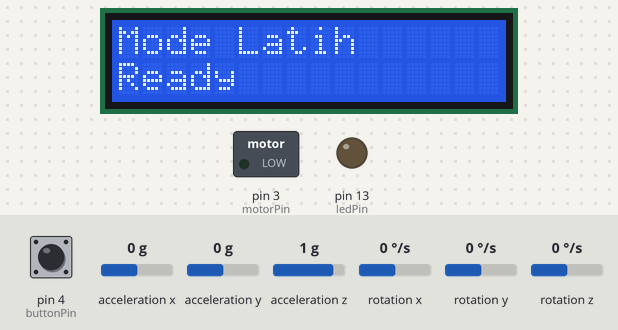
Simulated run of this sketch. Board: Arduino Uno, built with avr-gcc and run on an emulated ATmega328P. On the bench: 16×2 character LCD, switched loads named in the sketch (green lamp = pin HIGH), output pins drawn as LEDs (lit = HIGH). The inputs (shaded band) are chosen by the test bench; at power-on: acceleration x 0 g, pin 4 (buttonPin) HIGH, acceleration y 0 g, acceleration z 1 g, rotation x 0 °/s, rotation y 0 °/s, rotation z 0 °/s. What the sketch prints to the serial monitor is not drawn.

Above: at 1.2 s.
1.3 s: acceleration x set to -1.4 g
At 3.3 s:
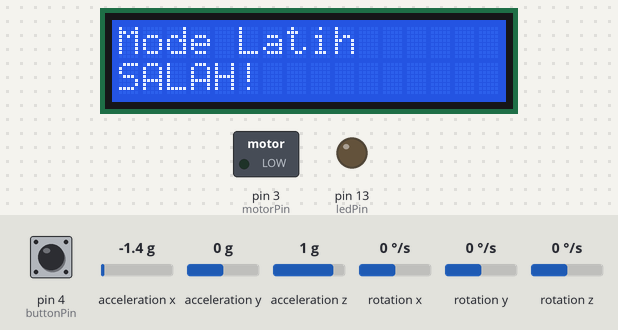
3.8 s: pin 4 (buttonPin) pulled LOW for 0.15 s
At 4.3 s:
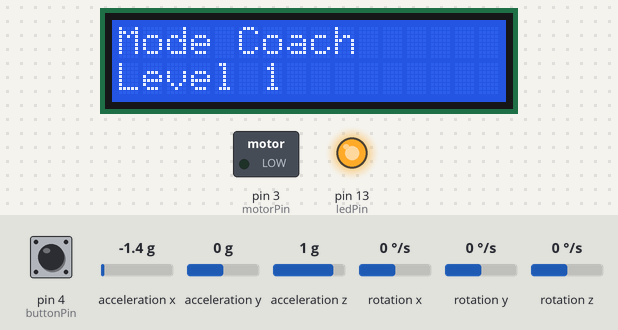
4.5 s: pin 4 (buttonPin) pulled LOW for 1 s
At 4.81 s:
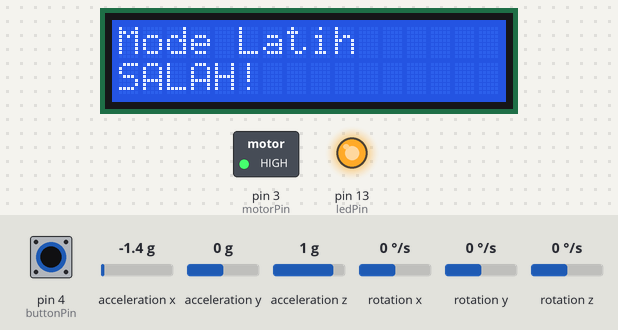
7.2 s: acceleration y set to -1.4 g
At 8.7 s:
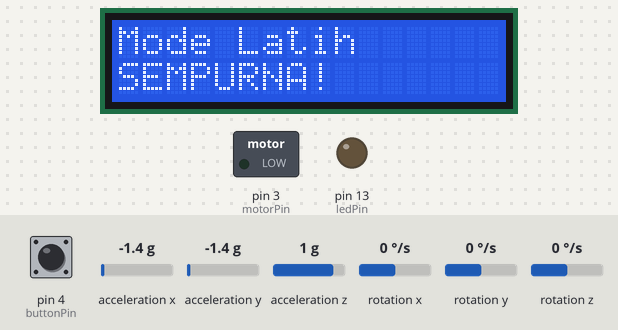
9.0 s: pin 4 (buttonPin) pulled LOW for 0.15 s
At 9.5 s:
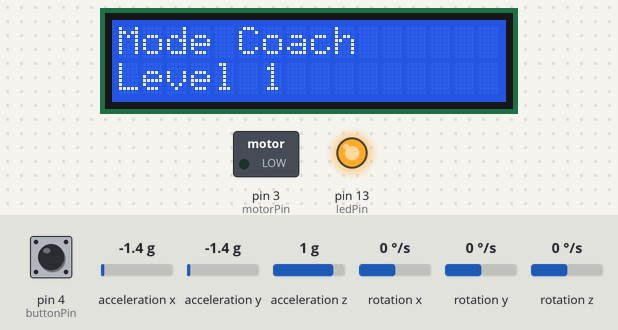
9.7 s: pin 4 (buttonPin) pulled LOW for 3.2 s
At 10.34 s:
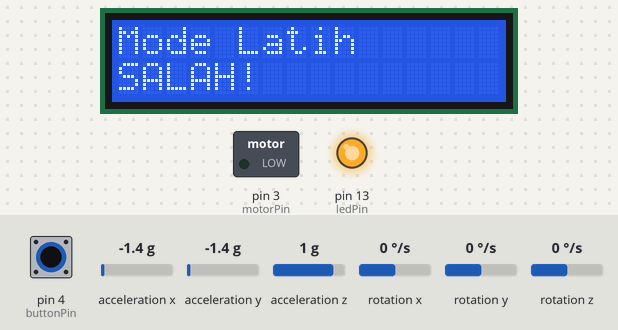
Timing chart, 0 to 12.7 s (numbered marks = the images above; inputs shaded):
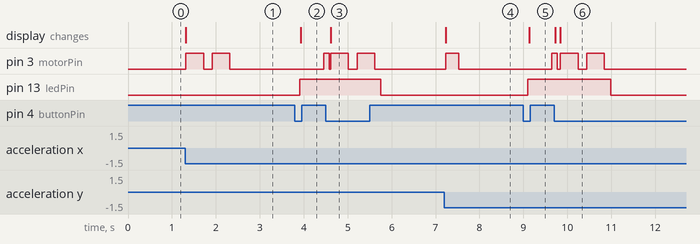

The sketch:

Arduino_Uno__IDE_.ino
```cpp
#include "I2Cdev.h"
#include "MPU6050.h"
#include "Wire.h"
#include <LiquidCrystal_I2C.h>

// ================= KONFIGURASI PENGGUA =================
const int motorPin  = 3;
const int buttonPin = 4;
const int ledPin    = 13;

// ================= SENSITIVITAS (Threshold) =================
const long impactThreshold = 8000;
const int  armThreshold    = 10000;
const int  targetInterval  = 3000;
const int  tolerance       = 1000;

// ================= COACH SEQUENCE =================
const uint8_t PHRASES_PER_LEVEL = 1;

enum HapticType : uint8_t {
  HAPTIC_NONE = 0,
  HAPTIC_PULSE,
  HAPTIC_LONG,
  HAPTIC_DOUBLE
};

enum HapticState : uint8_t {
  HS_IDLE = 0,
  HS_ON1,
  HS_GAP,
  HS_ON2,
  HS_DONE
};

// ================= LEVEL CONFIGURATIONS =================
const uint8_t PHRASE_LEN = 8;

struct CoachLevelConfig {
  uint8_t  level;
  uint16_t bpm;
  HapticType pattern[PHRASE_LEN];
};

const CoachLevelConfig LEVEL1 = {
  1, 90,
  { HAPTIC_PULSE, HAPTIC_PULSE, HAPTIC_PULSE, HAPTIC_PULSE,
    HAPTIC_PULSE, HAPTIC_PULSE, HAPTIC_PULSE, HAPTIC_PULSE }
};

const CoachLevelConfig LEVEL2 = {
  2, 105,
  { HAPTIC_LONG,  HAPTIC_PULSE, HAPTIC_PULSE, HAPTIC_LONG,
    HAPTIC_PULSE, HAPTIC_PULSE, HAPTIC_LONG,  HAPTIC_PULSE }
};

const CoachLevelConfig LEVEL3 = {
  3, 125,
  { HAPTIC_LONG,  HAPTIC_PULSE, HAPTIC_PULSE, HAPTIC_LONG,
    HAPTIC_PULSE, HAPTIC_PULSE, HAPTIC_LONG,  HAPTIC_PULSE }
};

// ================= GLOBAL =================
uint8_t  g_level = 1;
uint16_t g_bpm = 90;
uint16_t g_beatIntervalMs = 60000UL / 90;
HapticType g_pattern[PHRASE_LEN];

uint8_t  g_seqIndex = 0;
uint8_t  g_phraseCountThisLevel = 0;
bool     g_running = true;
uint32_t g_nextBeatAt = 0;

struct {
  HapticType  type  = HAPTIC_NONE;
  HapticState state = HS_IDLE;
  uint32_t    tMark = 0;
} haptic;

// Sensor
MPU6050 mpu;
int16_t ax, ay, az;

// Latih timing
unsigned long nextBeatTime = 0;
long lastMag = 0;
unsigned long lastDetectionTime = 0;

// Mode
bool modeCoach = false;

// LED Control
unsigned long ledOnUntil = 0;
uint8_t previousLevel = 0;

// Tombol debounce (non-blocking)
bool lastButtonReading = false;
bool stableButtonState = false;
uint32_t lastDebounceAt = 0;
const uint16_t debounceMs = 50;

// ================= LCD Setup =================
LiquidCrystal_I2C lcd(0x27, 16, 2);

// ================= LCD Coach UI (IMPROVED) =================
// Target: tidak ada output haptic yang hilang
String coachLine2 = "Haptic....";
uint32_t coachLine2Until = 0;     // pesan baris 2 ditahan sampai waktu ini
bool coachStoppedLock = false;    // jika stop, jangan berubah lagi

unsigned long lastCoachRender = 0;
const unsigned long coachRenderInterval = 200; // lebih sering biar ga miss

// Durasi tampil pesan (nyaman dibaca)
const uint16_t LEVEL_SHOW_MS  = 550;  // sebelumnya 1000 -> kepanjangan
const uint16_t HAPTIC_HOLD_MS = 450;  // latch tampilan haptic supaya ga hilang
const uint16_t START_SHOW_MS  = 450;

// ================= HELPER =================
inline void motorWrite(bool on) {
  digitalWrite(motorPin, on ? HIGH : LOW);
}

void lcdPrintLine(uint8_t row, const String &text) {
  String s = text;
  if (s.length() > 16) s = s.substring(0, 16);
  while (s.length() < 16) s += " ";
  lcd.setCursor(0, row);
  lcd.print(s);
}

void setCoachLine2(const String &msg, uint16_t holdMs) {
  if (!modeCoach) return;
  if (coachStoppedLock) return;

  coachLine2 = msg;
  coachLine2Until = millis() + holdMs;
}

void renderCoachLcd() {
  if (!modeCoach) return;
  if (millis() - lastCoachRender < coachRenderInterval) return;
  lastCoachRender = millis();

  // Baris 1 FIXED
  lcdPrintLine(0, "Mode Coach");

  // Baris 2 FIXED
  lcdPrintLine(1, coachLine2);
}

// Fungsi untuk memberikan feedback getaran (MODE LATIH)
void feedbackPattern(int type) {
  if (type == 1) {
    motorWrite(true); delay(300); motorWrite(false);
  }
  else if (type == 2) {
    motorWrite(true); delay(400); motorWrite(false); delay(200);
    motorWrite(true); delay(400); motorWrite(false);
  }
  else if (type == 3) {
    for (int i = 0; i < 3; i++) {
      motorWrite(true); delay(150); motorWrite(false); delay(100);
    }
  }
}

void loadCoachLevel(uint8_t level) {
  const CoachLevelConfig* cfg = &LEVEL1;
  if (level == 2) cfg = &LEVEL2;
  else if (level == 3) cfg = &LEVEL3;

  g_level = cfg->level;
  g_bpm = cfg->bpm;
  g_beatIntervalMs = (uint16_t)(60000UL / (uint32_t)g_bpm);

  for (uint8_t i = 0; i < PHRASE_LEN; i++) {
    g_pattern[i] = cfg->pattern[i];
  }

  g_seqIndex = 0;
  g_phraseCountThisLevel = 0;

  // LED: nyaman dibaca
  if (g_level > previousLevel) {
    ledOnUntil = millis() + 900;
    Serial.println("Level Up! LED on.");
  }
  previousLevel = g_level;

  Serial.print("Level ");
  Serial.println(g_level);
  Serial.print("BPM: ");
  Serial.println(g_bpm);

  // ===== LCD: tampil Level X sebentar, lalu baru mulai beat =====
  if (modeCoach && !coachStoppedLock) {
    setCoachLine2("Level " + String(g_level), LEVEL_SHOW_MS);

    // tunda beat pertama sampai tulisan level selesai
    g_nextBeatAt = millis() + LEVEL_SHOW_MS;
  }
}

void stopCoach() {
  g_running = false;
  motorWrite(false);
  haptic.state = HS_IDLE;
  haptic.type  = HAPTIC_NONE;
  Serial.println("Coach stopped.");

  // Kunci LCD baris 2
  coachStoppedLock = true;
  coachLine2 = "Coach Stopped";
  coachLine2Until = 0;
}

void startCoach() {
  coachStoppedLock = false;

  // Pesan awal sebentar (biar jelas)
  setCoachLine2("Coach started", START_SHOW_MS);

  loadCoachLevel(1);

  g_running = true;
  haptic.state = HS_IDLE;
  haptic.type  = HAPTIC_NONE;
  motorWrite(false);

  Serial.println("Coach started.");
}

void startHaptic(HapticType type) {
  if (type == HAPTIC_NONE) return;
  if (coachStoppedLock) return;

  haptic.type = type;
  haptic.state = HS_ON1;
  haptic.tMark = millis();
  motorWrite(true);

  // ===== LATCH tampilan haptic supaya tidak hilang =====
  if (type == HAPTIC_PULSE) {
    Serial.println("Haptic: Pulse");
    setCoachLine2("Haptic: Pulse", HAPTIC_HOLD_MS);
  }
  else if (type == HAPTIC_LONG) {
    Serial.println("Haptic: Long");
    setCoachLine2("Haptic: Long", HAPTIC_HOLD_MS);
  }
  else if (type == HAPTIC_DOUBLE) {
    Serial.println("Haptic: Double");
    setCoachLine2("Haptic: Double", HAPTIC_HOLD_MS);
  }
}

void updateHaptic() {
  const uint32_t now = millis();

  switch (haptic.state) {
    case HS_IDLE:
      break;

    case HS_ON1: {
      uint16_t dur =
        (haptic.type == HAPTIC_PULSE)  ? 120 :
        (haptic.type == HAPTIC_LONG)   ? 300 :
        (haptic.type == HAPTIC_DOUBLE) ? 120 : 0;

      if ((uint32_t)(now - haptic.tMark) >= dur) {
        motorWrite(false);
        if (haptic.type == HAPTIC_DOUBLE) {
          haptic.state = HS_GAP;
          haptic.tMark = now;
        } else {
          haptic.state = HS_DONE;
        }
      }
    } break;

    case HS_GAP:
      if ((uint32_t)(now - haptic.tMark) >= 60) {
        haptic.state = HS_ON2;
        haptic.tMark = now;
        motorWrite(true);
      }
      break;

    case HS_ON2:
      if ((uint32_t)(now - haptic.tMark) >= 120) {
        motorWrite(false);
        haptic.state = HS_DONE;
      }
      break;

    case HS_DONE:
      haptic.state = HS_IDLE;
      haptic.type  = HAPTIC_NONE;
      break;
  }
}

void coachTick() {
  if (!g_running) return;

  const uint32_t now = millis();

  if ((int32_t)(now - g_nextBeatAt) >= 0) {
    if (g_level == 3 && g_seqIndex == 0) startHaptic(HAPTIC_DOUBLE);
    else startHaptic(g_pattern[g_seqIndex]);

    g_seqIndex++;

    if (g_seqIndex >= PHRASE_LEN) {
      g_seqIndex = 0;
      g_phraseCountThisLevel++;

      if (g_phraseCountThisLevel >= PHRASES_PER_LEVEL) {
        if (g_level < 3) {
          loadCoachLevel(g_level + 1);
        } else {
          stopCoach();
          return;
        }
      }
    }

    g_nextBeatAt += (uint32_t)g_beatIntervalMs;
  }
}

// Saat masuk Latih
void startLatih() {
  stopCoach();
  motorWrite(false);
  haptic.state = HS_IDLE;
  haptic.type  = HAPTIC_NONE;

  nextBeatTime = millis() + targetInterval;

  lastMag = 0;
  lastDetectionTime = 0;

  Serial.println("Latih started.");
}

bool readButtonPressedEvent() {
  bool reading = (digitalRead(buttonPin) == LOW);
  uint32_t now = millis();

  if (reading != lastButtonReading) {
    lastDebounceAt = now;
    lastButtonReading = reading;
  }

  if ((uint32_t)(now - lastDebounceAt) > debounceMs) {
    if (stableButtonState != reading) {
      stableButtonState = reading;
      if (stableButtonState == true) return true;
    }
  }
  return false;
}

void setup() {
  Serial.begin(9600);
  pinMode(motorPin, OUTPUT);
  pinMode(buttonPin, INPUT_PULLUP);
  pinMode(ledPin, OUTPUT);

  motorWrite(false);
  digitalWrite(ledPin, LOW);

  Wire.begin();
  mpu.initialize();

  lcd.begin(16, 2);
  lcd.backlight();

  lcd.clear();
  lcdPrintLine(0, "Mode Latih");
  lcdPrintLine(1, "Ready");
  Serial.println("Mode Latih");

  startLatih();
}

void loop() {
  // Toggle mode
  if (readButtonPressedEvent()) {
    modeCoach = !modeCoach;

    ledOnUntil = millis() + 1200;
    Serial.println("Mode Changed! LED on.");

    if (modeCoach) {
      lcd.clear();
      lcdPrintLine(0, "Mode Coach");
      lcdPrintLine(1, "Coach...");
      Serial.println("Mode Coach");

      // reset state LCD coach
      coachStoppedLock = false;
      coachLine2 = "Coach...";
      coachLine2Until = 0;

      startCoach();
    } else {
      lcd.clear();
      lcdPrintLine(0, "Mode Latih");
      lcdPrintLine(1, "Ready");
      Serial.println("Mode Latih");
      startLatih();
    }
  }

  // LED
  digitalWrite(ledPin, (millis() < ledOnUntil) ? HIGH : LOW);

  // ================= MODE COACH =================
  if (modeCoach) {
    updateHaptic();
    coachTick();

    // Kalau tidak stop: setelah hold berakhir, kembali ke Haptic....
    if (!coachStoppedLock) {
      if (coachLine2Until != 0 && (int32_t)(millis() - coachLine2Until) >= 0) {
        coachLine2Until = 0;
        coachLine2 = "Haptic....";
      }
      // Jika belum pernah diset, tetap default
      if (coachLine2.length() == 0) coachLine2 = "Haptic....";
    }

    renderCoachLcd();
    return;
  }

  // ================= MODE LATIH =================
  unsigned long currentTime = millis();
  if (nextBeatTime == 0) nextBeatTime = currentTime + targetInterval;

  mpu.getAcceleration(&ax, &ay, &az);

  long currentMag = sqrt((long)ax * ax + (long)ay * ay + (long)az * az);
  long jerk = labs(currentMag - lastMag);
  lastMag = currentMag;

  if (jerk > impactThreshold && (currentTime - lastDetectionTime > 1000)) {
    long timeDiff = (long)(currentTime - nextBeatTime);

    bool isHandMovementCorrect =
      (abs(ax) > armThreshold || abs(ay) > armThreshold || abs(az) > armThreshold);

    if (abs(timeDiff) <= tolerance && isHandMovementCorrect) {
      Serial.println("SEMPURNA! (1 Getar)");
      lcd.setCursor(0, 1);
      lcd.print("SEMPURNA!      ");
      Serial.println("SEMPURNA!");
      feedbackPattern(1);
    } else {
      Serial.println("POSISI / TIMING SALAH (2 Getar)");
      lcd.setCursor(0, 1);
      lcd.print("SALAH!         ");
      Serial.println("SALAH!");
      feedbackPattern(2);
    }

    nextBeatTime = currentTime + targetInterval;
    lastDetectionTime = currentTime;
  }

  delay(10);
}
```

Measured:
- after the input at 1.3 s, pin 3 (motorPin): alternates HIGH for 0.40 s and LOW for 0.20 s, 4 changes in all, then stays LOW, starting at once; the display: changes at once (image 1)
- after the input at 3.8 s, pin 3 (motorPin): LOW → HIGH after 0.65 s; pin 13 (ledPin): LOW → HIGH after 0.10 s; the display: changes after 0.14 s (image 2)
- after the input at 4.5 s, pin 13 (ledPin): HIGH → LOW after 1.3 s instead of 0.30 s; the display: changes after 0.11 s (image 3)
- after the input at 7.2 s, pin 3 (motorPin): LOW → HIGH at once, → LOW 0.30 s later; the display: changes at once (image 4)
- after the input at 9.0 s, pin 3 (motorPin): LOW → HIGH after 0.65 s; pin 13 (ledPin): LOW → HIGH after 0.10 s; the display: changes after 0.13 s (image 5)
- after the input at 9.7 s, the display: first differs from a run without the input after 0.14 s (image 6)
